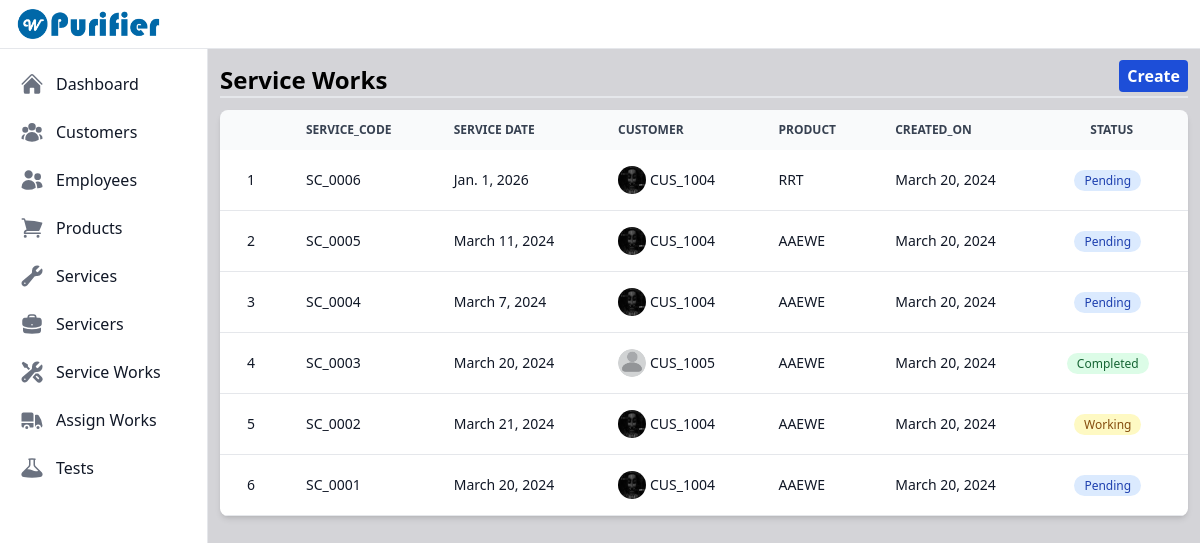
The app's page /view_serviceworks/ (signed in), older data.
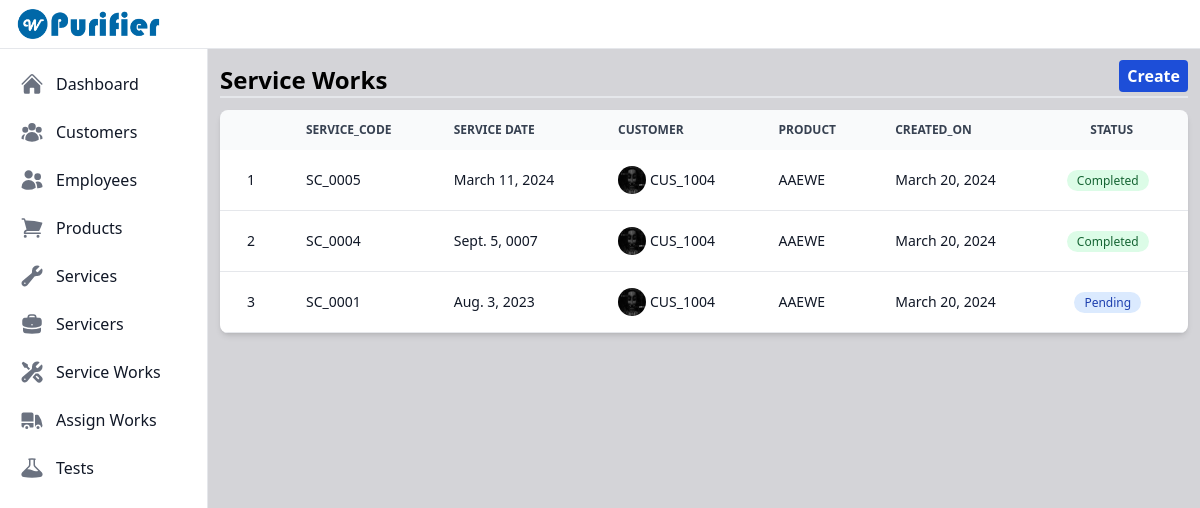
The same page, newer data.
### purifier/models.py (models this page shows, shortened)
class ServiceWork(models.Model):
    STATUS_CHOICES = (
        ('pending', 'Pending'),
        ('working', 'Working'),
        ('completed', 'Completed'),
    )
    id = models.UUIDField(primary_key=True, default=uuid.uuid4, unique=True, editable=False)
    service_work_code = models.CharField(max_length=50, blank=True, unique=True)
    customer_code = models.ForeignKey(Customer, on_delete=models.CASCADE)
    product = models.ForeignKey(Product, on_delete=models.CASCADE)
    service_name = models.ManyToManyField(Service)
    comment_section = models.TextField(null=True, blank=True)
    service_date = models.DateField()
    remark_section = models.TextField(null=True, blank=True)
    status = models.CharField(max_length=30, choices=STATUS_CHOICES, default='pending')
    created_on = models.DateField(auto_now_add=True)

class Customer(models.Model):
    id = models.UUIDField(primary_key=True, default=uuid.uuid4, unique=True, editable=False)
    profile = models.ImageField(null=True, blank=True, upload_to="customer_profiles/")
    name = models.CharField(max_length=50)
    email = models.EmailField(unique=True)
    address = models.TextField()
    mobile = models.CharField(max_length=20)
    whatsapp_number = models.CharField(max_length=20)
    installed_product = models.ManyToManyField(Product, blank=True)
    customer_code = models.CharField(max_length=50, blank=True, unique=True)
    location = models.CharField(max_length=250, null=True, blank=True)
    initial_password = models.CharField(max_length=150, blank=True, null=True)
    created_on = models.DateField(auto_now_add=True)
    def __str__(self) -> str:
        return self.customer_code

class Product(models.Model):
    id = models.UUIDField(primary_key=True, default=uuid.uuid4, unique=True, editable=False)
    product_serial = models.CharField(max_length=100, blank=True, unique=True)
    category = models.ForeignKey(Category, on_delete=models.SET_NULL, blank=True, null=True)
    name = models.CharField(max_length=100)
    image = models.ImageField(null=True, blank=True, upload_to="product_images/")
    services = models.ManyToManyField(Service, blank=True)
    created_on = models.DateField(auto_now_add=True)
    def __str__(self) -> str:
        return self.name

### purifier/views.py (the view)
# urls.py: path('view_serviceworks/', views.viewServiceWorks, name='view_serviceworks'),
@login_required
def viewServiceWorks(request):
    service_works = ServiceWork.objects.all().order_by('-service_work_code')
    service_works_exists = service_works.exists()
    service_work_form = ServiceWorkForm()
    if request.method == 'GET':
        filter_customer = request.GET.get('customerSelect')
        selected_customer = request.GET.get('selectedCustomer')
        selected_product = request.GET.get('selectedProduct')
        try:
            if selected_customer:
                customer = get_object_or_404(Customer, pk=selected_customer)
                installed_products = customer.installed_product.all()
                products = Product.objects.filter(id__in=installed_products)
                products_data = [{'id': product.id, 'name': product.name, 'product_serial': product.product_serial} for product in products]
                data = {
                    'products': products_data,
                }
                return JsonResponse(data)
            if selected_product:
                product = get_object_or_404(Product, pk=selected_product)
                product_services = product.services.all()
                services = Service.objects.filter(id__in=product_services)
                services_data = [{'id': service.id, 'name': service.name} for service in services]
                data = {
                    'services': services_data,
                }
                return JsonResponse(data)
        except Product.DoesNotExist:
            return JsonResponse({'error': 'Product not found'}, status=404)
        except Customer.DoesNotExist:
                return JsonResponse({'error': 'Customer not found'}, status=404)
    context = {'service_works': service_works, 'service_works_exists': service_works_exists, 'service_work_form': service_work_form}
    return render(request, 'servicework/view_serviceworks.html', context)

### user_management/models.py (called while the page is built)
    def __str__(self):
        return self.username

### purifier/templates/servicework/view_serviceworks.html (shortened to what the changed rows need)
{% extends "index.html" %}
{% load static %}
{% block content %}
    <div class="mt-3">
        {% if service_works_exists %}
        <div class="relative overflow-x-auto shadow-md sm:rounded-lg">
            <table id="employees_table" class="w-full text-sm text-left rtl:text-right text-gray-500 dark:text-gray-400">
                <thead class="text-xs text-gray-700 uppercase bg-gray-50 dark:bg-gray-700 dark:text-gray-400">
                    <tr>
                        <th scope="col" class="px-6 py-3 text-center"></th>
                        <th scope="col" class="px-6 py-3">Service_code</th>
                        <th scope="col" class="px-6 py-3">Service Date</th>
                        <th scope="col" class="px-6 py-3">Customer</th>
                        <th scope="col" class="px-6 py-3">Product</th>
                        <th scope="col" class="px-6 py-3">Created_On</th>
                        <th scope="col" class="px-6 py-3 text-center">Status</th>
                    </tr>
                </thead>
                <tbody>
                    {% for service_work in service_works %}
                        <tr class="bg-white border-b dark:bg-gray-800 dark:border-gray-700 hover:bg-gray-50 dark:hover:bg-gray-600">
                            <th scope="row" class="px-6 py-4 font-medium text-gray-900 whitespace-nowrap dark:text-white text-center">{{ forloop.counter }}</th>
                            <th scope="row" class="px-6 py-4 font-medium text-gray-900 whitespace-nowrap dark:text-white">
                                <a href='{% url "purifier:each_service_work" service_work.id %}'>{{ service_work.service_work_code }}</a>
                            </th>
                            <th scope="row" class="px-6 py-4 font-medium text-gray-900 whitespace-nowrap dark:text-white">
                                <a href='{% url "purifier:each_service_work" service_work.id %}'>{{ service_work.service_date }}</a>
                            </th>
                            <th scope="row" class="flex items-center px-6 py-4 font-medium text-gray-900 whitespace-nowrap dark:text-white">
                                <a href='{% url "purifier:each_service_work" service_work.id %}'>
                                    {% if service_work.customer_code.profile %}
                                        <img src="{{service_work.customer_code.profile.url}}" alt="Profile not loading..." class="h-7 w-7 rounded-full">
                                    {% else %}
                                        <img src="{% static 'images/default.png' %}" alt="Profile not loading..." class="h-7 w-7 rounded-full">
                                    {% endif %}
                                </a>
                                <a href='{% url "purifier:each_service_work" service_work.id %}' class="ms-1">{{ service_work.customer_code }}</a>
                            </th>
                            <th scope="row" class="px-6 py-4 font-medium text-gray-900 whitespace-nowrap dark:text-white">
                                <a href='{% url "purifier:each_service_work" service_work.id %}'>{{ service_work.product }}</a>
                            </th>
                            <th scope="row" class="px-6 py-4 font-medium text-gray-900 whitespace-nowrap dark:text-white">
                                <a href='{% url "purifier:each_service_work" service_work.id %}'>{{ service_work.created_on }}</a>
                            </th>
                            <th scope="row" class="px-6 py-4 font-medium text-gray-900 whitespace-nowrap dark:text-white text-center">
                                <a href='{% url "purifier:each_service_work" service_work.id %}'>
                                {% if service_work.status == 'pending' %}
                                    <span class="bg-blue-100 text-blue-800 text-xs font-medium me-2 px-2.5 py-0.5 rounded-full dark:bg-blue-900 dark:text-blue-300">{{ service_work.get_status_display }}</span>
                                {% elif service_work.status == 'working' %}
                                    <span class="bg-yellow-100 text-yellow-800 text-xs font-medium me-2 px-2.5 py-0.5 rounded-full dark:bg-yellow-900 dark:text-yellow-300">{{ service_work.get_status_display }}</span>
                                {% else %}
                                    <span class="bg-green-100 text-green-800 text-xs font-medium me-2 px-2.5 py-0.5 rounded-full dark:bg-green-900 dark:text-green-300">{{ service_work.get_status_display }}</span>
                                {% endif %}
                                </a>
                            </th>
                        </tr>
                    {% endfor %}
                </tbody>
            </table>
        </div>
        {% else %}
        <div class="flex justify-center">
            <span class="font-bold text-xl">No service works added. <a href="{% url "purifier:create_servicework" %}" class="text-blue-700">Create</a> a new service work.</span>
        </div>
        {% endif %}
    </div>
{% endblock content %}

Row changes from the older to the newer data that the page shows:
removed ServiceWork: service_work_code "SC_0006", service_date "Jan. 1, 2026", customer_code.profile (picture), customer_code "CUS_1004", product "RRT", created_on "March 20, 2024", status "Pending"
removed ServiceWork: service_work_code "SC_0003", service_date "March 20, 2024", customer_code "CUS_1005", product "AAEWE", created_on "March 20, 2024", status "Completed"
removed ServiceWork: service_work_code "SC_0002", service_date "March 21, 2024", customer_code.profile (picture), customer_code "CUS_1004", product "AAEWE", created_on "March 20, 2024", status "Working"
changed ServiceWork "SC_0005": status "Pending" → "Completed"
changed ServiceWork "SC_0004": service_date "March 7, 2024" → "Sept. 5, 0007"; status "Pending" → "Completed"
changed ServiceWork "SC_0001": service_date "March 20, 2024" → "Aug. 3, 2023"
